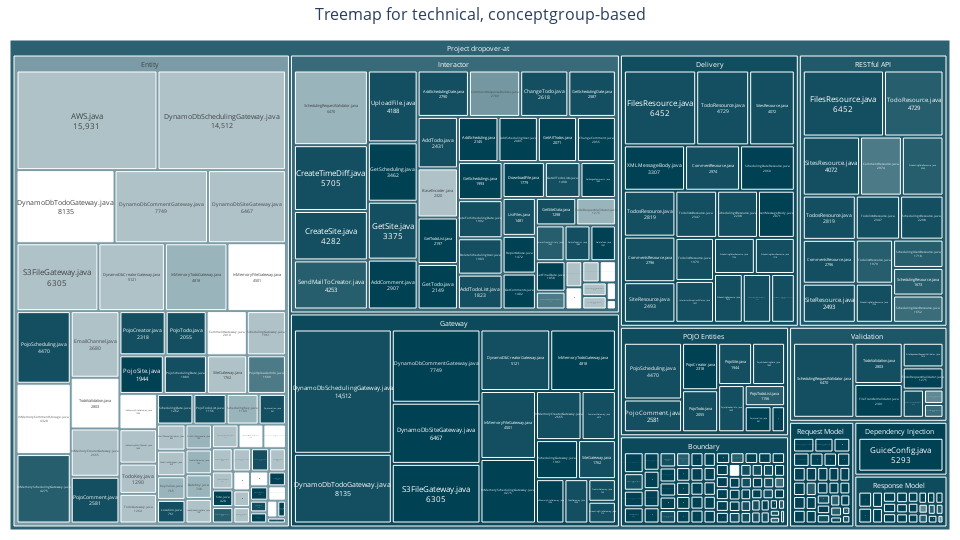

The notebook cell saved with this chart:
### Markdown cell above
Create treemap for technical concepts based on concepts

### Code cell
fig = create_treemap(results_df, 'technical', 'concept_group', technical_colorscale)
fig.show()

### Figure 1 — Plotly figure (JSON) as saved in the notebook; plotly's stock layout.template omitted (floating-point values rounded to 4 significant figures; data arrays with more than 128 entries replaced by an {"elided": "..."} marker saying what was removed)
{"data": [{"branchvalues": "total", "customdata": {"elided": "307 str values"}, "hovertemplate": "<b>%{label}</b><br>%{customdata}<extra></extra>", "ids": {"elided": "307 str values"}, "labels": {"elided": "307 str values"}, "marker": {"cmax": 1, "cmin": 0, "colors": {"elided": "307 float values"}, "colorscale": [[0, "#ffffff"], [0.01, "#bfcfd4"], [1, "#004153"]]}, "parents": {"elided": "307 str values"}, "textfont": {"size": 8}, "textinfo": "label+value", "textposition": "middle center", "type": "treemap", "values": {"elided": "307 int values"}}], "layout": {"height": 540, "margin": {"b": 10, "l": 10, "r": 10, "t": 40}, "title": {"font": {"size": 16}, "text": "Treemap for technical, conceptgroup-based", "x": 0.5, "xanchor": "center"}, "width": 960}}
